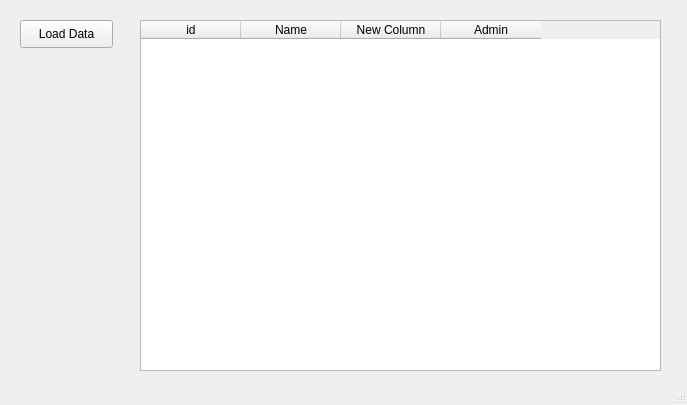
<?xml version="1.0" encoding="UTF-8"?>
<ui version="4.0">
 <class>MainWindow</class>
 <widget class="QMainWindow" name="MainWindow">
  <property name="geometry">
   <rect>
    <x>0</x>
    <y>0</y>
    <width>687</width>
    <height>405</height>
   </rect>
  </property>
  <property name="windowTitle">
   <string>MainWindow</string>
  </property>
  <widget class="QWidget" name="centralwidget">
   <widget class="QTableWidget" name="test_table">
    <property name="geometry">
     <rect>
      <x>140</x>
      <y>20</y>
      <width>521</width>
      <height>351</height>
     </rect>
    </property>
    <column>
     <property name="text">
      <string>id</string>
     </property>
    </column>
    <column>
     <property name="text">
      <string>Name</string>
     </property>
    </column>
    <column>
     <property name="text">
      <string>New Column</string>
     </property>
    </column>
    <column>
     <property name="text">
      <string>Admin</string>
     </property>
    </column>
   </widget>
   <widget class="QPushButton" name="load_btn">
    <property name="geometry">
     <rect>
      <x>20</x>
      <y>20</y>
      <width>93</width>
      <height>28</height>
     </rect>
    </property>
    <property name="text">
     <string>Load Data</string>
    </property>
   </widget>
  </widget>
  <widget class="QStatusBar" name="statusbar"/>
 </widget>
 <resources/>
 <connections/>
</ui>
